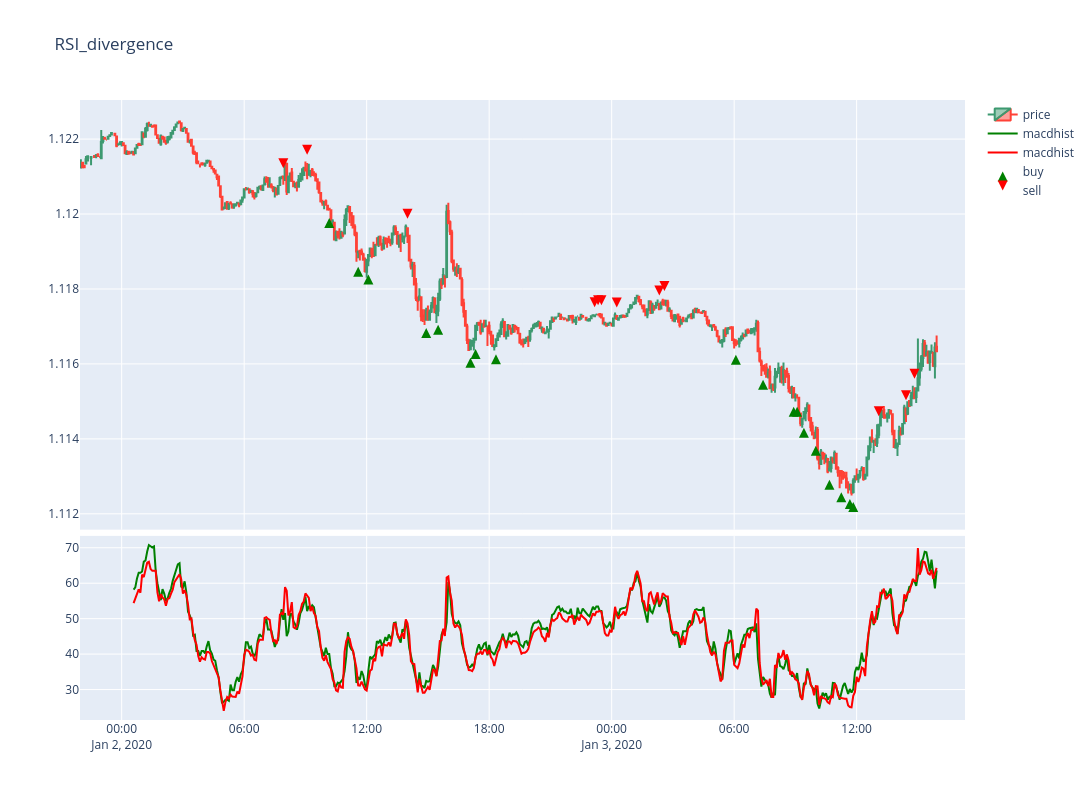

Notebook code cell kept with this figure:
### Code cell
figure = make_subplots(rows=2, cols=1, row_heights=[0.7,0.3], shared_xaxes=True,vertical_spacing=0.01)
figure.update_layout(height=800, width=1200, title_text='RSI_divergence')

pos_col='pos_ch_div_point_rlw_14_rhw_14_lb_46'

y_color_buy=df_plot[df_plot[pos_col]==1]['l']*0.9998
y_color_buy_index=df_plot[df_plot[pos_col]==1].index
y_color_sell=df_plot[df_plot[pos_col]==-1]['h']*1.0002
y_color_sell_index=df_plot[df_plot[pos_col]==-1].index

#y_color_sell=df_plot[df_plot['pos_ch_bear']==-1]['h']*1.0002
#y_color_sell_index=df_plot[df_plot['pos_ch_bear']==-1].index
#y_color_buy=df_plot[df_plot['pos_ch_bull']==1]['l']*0.9998
#y_color_buy_index=df_plot[df_plot['pos_ch_bull']==1].index


figure.add_trace(go.Candlestick(x=df_plot.index,
                                open=df_plot['o'],
                                high=df_plot['h'],
                                low=df_plot['l'],
                                close=df_plot['c'],
                                name='price'), row=1, col=1)

figure.add_trace(go.Scatter(x=df_plot.index,y=df_plot['RSI_low'],mode='lines',line_color='green',name='macdhist'),col=1,row=2)
figure.add_trace(go.Scatter(x=df_plot.index,y=df_plot['RSI_high'],mode='lines',line_color='red',name='macdhist'),col=1,row=2)
figure.add_trace(go.Scatter(x=y_color_buy_index, y=y_color_buy, mode='markers', marker_symbol='arrow-up', marker_color='green', name='buy', marker_size=10), col=1, row=1)
figure.add_trace(go.Scatter(x=y_color_sell_index, y=y_color_sell, mode='markers', marker_symbol='arrow-down', marker_color='red', name='sell', marker_size=10), col=1, row=1)
#for i in idxs:
    

    #figure.add_trace(go.Scatter(x=df_plot.loc[i].index,y=df_plot['RSI_low'].loc[i],mode='lines',line_color='red',name='macdhist'),col=1,row=2)

    

figure.update_layout(xaxis_rangeslider_visible=False)
figure.update_xaxes(
        rangebreaks=[
            dict(bounds=["sat", "mon"])]
    )
figure.show()

### Figure 1 — Plotly figure (JSON) as saved in the notebook; plotly's stock layout.template omitted (floating-point values rounded to 4 significant figures; data arrays with more than 128 entries replaced by an {"elided": "..."} marker saying what was removed)
{"data": [{"close": {"elided": "500 float values"}, "high": {"elided": "500 float values"}, "low": {"elided": "500 float values"}, "name": "price", "open": {"elided": "500 float values"}, "type": "candlestick", "x": {"elided": "500 str values"}, "xaxis": "x", "yaxis": "y"}, {"line": {"color": "green"}, "mode": "lines", "name": "macdhist", "type": "scatter", "x": {"elided": "500 str values"}, "xaxis": "x2", "y": {"elided": "500 float values"}, "yaxis": "y2"}, {"line": {"color": "red"}, "mode": "lines", "name": "macdhist", "type": "scatter", "x": {"elided": "500 str values"}, "xaxis": "x2", "y": {"elided": "500 float values"}, "yaxis": "y2"}, {"marker": {"color": "green", "size": 10, "symbol": "arrow-up"}, "mode": "markers", "name": "buy", "type": "scatter", "x": ["2020-01-02 10:10:00+00:00", "2020-01-02 11:35:00+00:00", "2020-01-02 12:05:00+00:00", "2020-01-02 14:55:00+00:00", "2020-01-02 15:30:00+00:00", "2020-01-02 17:05:00+00:00", "2020-01-02 17:20:00+00:00", "2020-01-02 18:20:00+00:00", "2020-01-03 06:05:00+00:00", "2020-01-03 07:25:00+00:00", "2020-01-03 08:55:00+00:00", "2020-01-03 09:05:00+00:00", "2020-01-03 09:25:00+00:00", "2020-01-03 10:00:00+00:00", "2020-01-03 10:40:00+00:00", "2020-01-03 11:15:00+00:00", "2020-01-03 11:40:00+00:00", "2020-01-03 11:50:00+00:00"], "xaxis": "x", "y": [1.12, 1.119, 1.118, 1.117, 1.117, 1.116, 1.116, 1.116, 1.116, 1.116, 1.115, 1.115, 1.114, 1.114, 1.113, 1.113, 1.112, 1.112], "yaxis": "y"}, {"marker": {"color": "red", "size": 10, "symbol": "arrow-down"}, "mode": "markers", "name": "sell", "type": "scatter", "x": ["2020-01-02 07:55:00+00:00", "2020-01-02 09:05:00+00:00", "2020-01-02 14:00:00+00:00", "2020-01-02 23:10:00+00:00", "2020-01-02 23:20:00+00:00", "2020-01-02 23:30:00+00:00", "2020-01-03 00:15:00+00:00", "2020-01-03 02:20:00+00:00", "2020-01-03 02:35:00+00:00", "2020-01-03 13:05:00+00:00", "2020-01-03 14:25:00+00:00", "2020-01-03 14:50:00+00:00"], "xaxis": "x", "y": [1.121, 1.122, 1.12, 1.118, 1.118, 1.118, 1.118, 1.118, 1.118, 1.115, 1.115, 1.116], "yaxis": "y"}], "layout": {"height": 800, "title": {"text": "RSI_divergence"}, "width": 1200, "xaxis": {"anchor": "y", "domain": [0, 1], "matches": "x2", "rangebreaks": [{"bounds": ["sat", "mon"]}], "rangeslider": {"visible": false}, "showticklabels": false}, "xaxis2": {"anchor": "y2", "domain": [0, 1], "rangebreaks": [{"bounds": ["sat", "mon"]}]}, "yaxis": {"anchor": "x", "domain": [0.307, 1]}, "yaxis2": {"anchor": "x2", "domain": [0, 0.297]}}}
